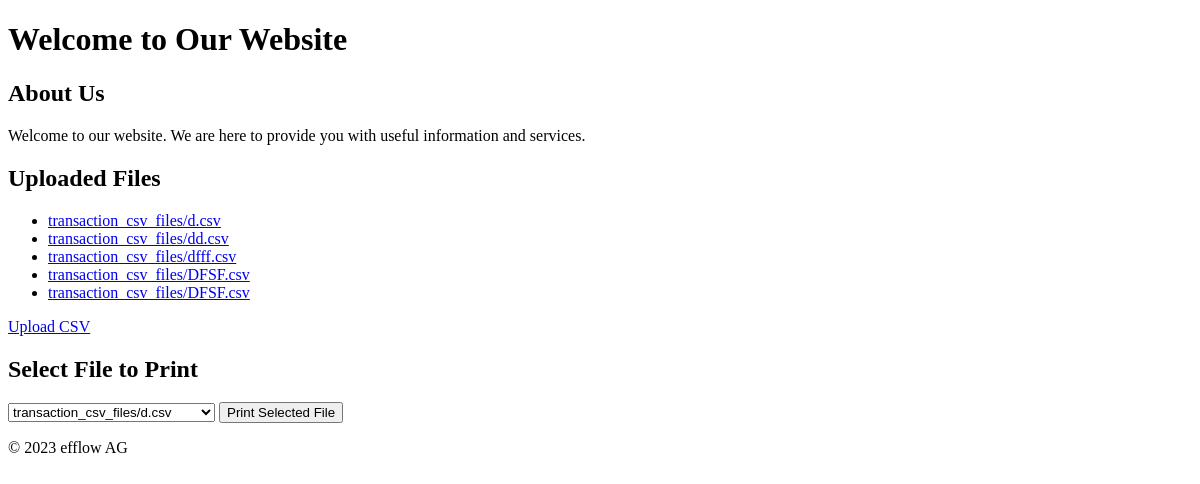
The app's page /, older data.
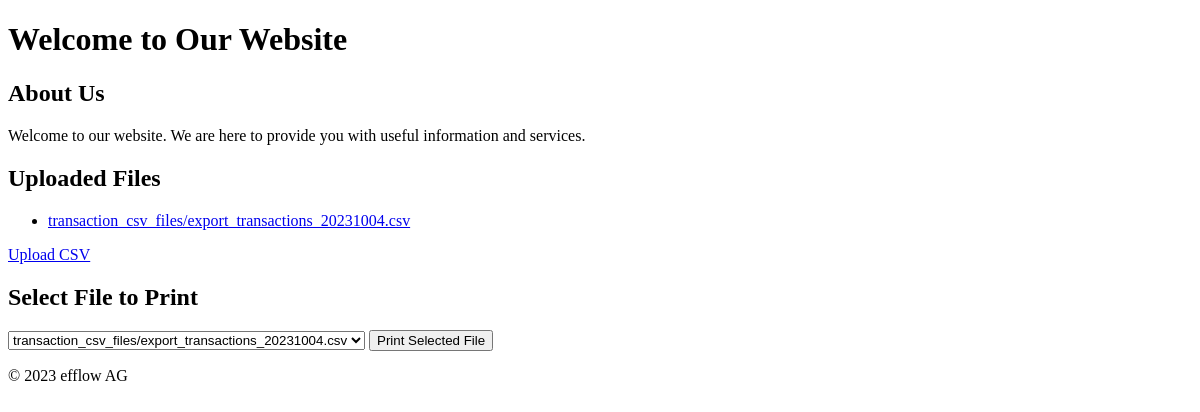
The same page, newer data.
### accounting/models.py (models this page shows, shortened)
class TransactionCSV(models.Model):
    file = models.FileField(upload_to='transaction_csv_files/')  # Field for the uploaded CSV file
    uploaded_at = models.DateTimeField(auto_now_add=True)  # Field for the timestamp when the file was uploaded

### accounting/views.py (the view)
# urls.py: path('', views.landing_page, name='landing_page'),
def landing_page(request):
    uploaded_files = TransactionCSV.objects.all()
    context = {
        'uploaded_files': uploaded_files,
    }
    return render(request, 'accounting/landing_page.html', context)

### accounting/templates/accounting/landing_page.html (shortened to what this page needs)
<!DOCTYPE html>
<html lang="en">
<head>
</head>
<body>
    <header>
        <h1>Welcome to Our Website</h1>
    </header>
    <main>
        <section>
            <h2>About Us</h2>
            <p>Welcome to our website. We are here to provide you with useful information and services.</p>
        </section>
        <section>
            <h2>Uploaded Files</h2>
            <ul>
                {% for file in uploaded_files %}
                    <li><a href="{% url 'print_data' file.id %}">{{ file.file.name }}</a></li>
                {% empty %}
                    <li>No files have been uploaded yet.</li>
                {% endfor %}
            </ul>
        </section>
        <section>
            <a href="{% url 'upload_csv' %}" class="btn btn-primary">Upload CSV</a>
        </section>
        <section>
            <h2>Select File to Print</h2>
            <form method="post" enctype="multipart/form-data" action="{% url 'print_data' file_id=1 %}">
                <select id="fileSelect" name="file_id">
                    {% for file in uploaded_files %}
                        <option value="{{ file.id }}">{{ file.file.name }}</option>
                    {% endfor %}
                </select>
                <button id="printButton" type="submit">Print Selected File</button>
            </form>
        </section>
    </main>
    <footer>
        <p>&copy; 2023 efflow AG</p>
    </footer>
</body>
</html>

Row changes from the older to the newer data that the page shows:
removed TransactionCSV: file.name "transaction_csv_files/d.csv"
removed TransactionCSV: file.name "transaction_csv_files/dd.csv"
removed TransactionCSV: file.name "transaction_csv_files/dfff.csv"
removed TransactionCSV: file.name "transaction_csv_files/DFSF.csv"
removed TransactionCSV: file.name "transaction_csv_files/DFSF.csv"
added TransactionCSV: file.name "transaction_csv_files/export_transactions_20231004.csv"
Text that changed along with them:
form field file_id: "transaction_csv_files/d.csv" → "transaction_csv_files/export_transactions_20231004.csv"
